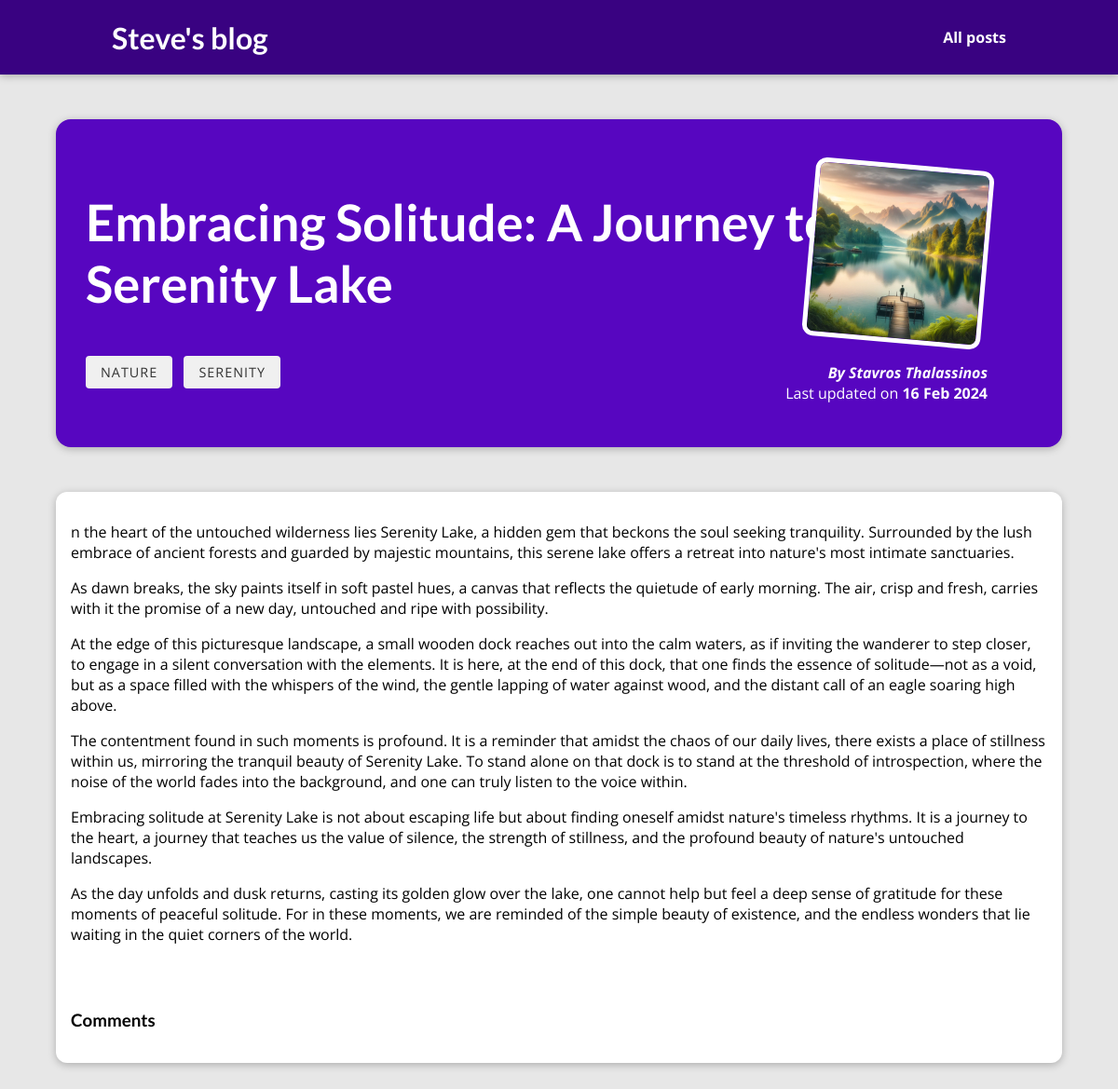
Screenshot of /post/embracing-solitude-a-journey-to-serenity-lake/ with the database file from the repository.
### blog/models.py (models this page shows, shortened)
class Post(models.Model):
    title = models.CharField(max_length=200)
    excerpt = models.CharField(max_length=200)
    image_name = models.CharField(max_length=100, null=True, blank=True)
    date = models.DateField(default=None, null=True, blank=True)
    slug = models.SlugField(unique=True, db_index=True)
    content = models.TextField(validators=[MinLengthValidator(10)])
    tag = models.ManyToManyField('Tag', related_name="posts")
    author = models.ForeignKey('Author', on_delete=models.SET_NULL, null=True, related_name="posts")
    last_updated = models.DateTimeField(auto_now=True)
    image = models.ImageField(upload_to="images/", null=True, blank=True)
    comments_list = models.ManyToManyField('Comment', related_name='posts')

class Tag(models.Model):
    caption = models.CharField(max_length=20)

class Author(models.Model):
    first_name = models.CharField(max_length=100)
    last_name = models.CharField(max_length=100)
    email = models.EmailField()
    def __str__(self):
        return f"{self.first_name} {self.last_name}"

### blog/views.py (the view)
# urls.py: path('post/<slug:slug>/', views.PostDetailView.as_view(), name="post_detail"),
class PostDetailView(DetailView):
    model = Post
    template_name = "blog/post-detail-page.html"
    context_object_name = "post"
    def get_context_data(self, **kwargs):
        context = super().get_context_data(**kwargs)
        context["tags"] = self.object.tag.all()
        context["comments_list"] = self.object.comments_list.all()
        return context

### blog/templates/blog/post-detail-page.html (shortened to what this page needs)
{% extends "base.html" %}
{% load static %}
{% block stylesheets %}
<link rel="stylesheet" href="{% static "blog/post-detail.css" %}" />
{% endblock%}
{% block content%}
<section id="summary">
    <h2>{{ post.title }}</h2>
    {% for tag in tags %}
        <span id="tag">{{ tag.caption|title}}</span>
    {% endfor %}
    <article>
        {% if post.image_name %}
            <img src="{% static "blog/images/"|add:post.image_name %}" alt={{post.slug}} />
        {% endif %}
        <address>By {{ post.author }} </address>
        <div>
            Last updated on <time>{{post.last_updated|date:'d M Y'}}</time>
        </div>
    </article>
</section>
<main>
    <p>{{ post.content|linebreaks}}</p>
    <section id="comments">
        <h3>Comments</h3>
</main>
{% endblock %}

### static/app.css (style rules this page uses)
* { box-sizing: border-box; }
html { font-family: 'Open Sans', 'Lato', sans-serif; }
body { margin: 0; }
h1, h2, h3 { font-family: 'Lato', sans-serif; font-weight: bold; }

### blog/static/blog/post-detail.css (style rules this page uses)
body { background-color: #e7e7e7; }
#summary { margin: 8rem auto 3rem auto; padding: 2rem; width: 90%; max-width: 90rem; border-radius: 16px; background-color: #5706c0; position: relative; box-shadow: 0 2px 8px rgba(0, 0, 0, 0.25); height: 22rem; }
#summary h2 { color: white; font-size: 3.4rem; }
#summary article { position: absolute; top: 2rem; right: 3rem; padding: 1rem 2rem; border-radius: 12px; text-align: right; color: white; }
#summary article img { width: 12rem; height: 12rem; border-radius: 12px; transform: rotateZ(5deg); border: 5px solid white; margin-bottom: 1rem; }
#summary address { font-weight: bold; }
#summary time { font-weight: bold; }
main { width: 90%; max-width: 90rem; margin: 3rem auto; background-color: white; padding: 1rem; border-radius: 12px; box-shadow: 0 2px 8px rgba(0, 0, 0, 0.25); }
#tag { display: inline-block; background-color: #f0f0f0; color: #333; padding: 0.5rem 1rem; border-radius: 4px; margin-right: 0.5rem; margin-bottom: 0.5rem; font-size: 0.9rem; text-transform: uppercase; letter-spacing: 1px; }
#comments { margin-top: 4.4rem; }

### rows the page displays
Post: title "Embracing Solitude: A Journey to Serenity Lake", image_name (picture), author "Stavros Thalassinos", last_updated "16 Feb 2024", content "n the heart of the untouched wilderness lies Serenity Lake, a hidden gem that beckons the soul seeking tranquility. Surrounded by the lush embrace of ancient forests and guarded by majestic mountains, this serene lake offers a retreat into nature's most intimate sanctuaries. As dawn breaks, the sky paints itself in soft pastel hues, a canvas that reflects the quietude of early morning. The air, crisp and fresh, carries with it the promise of a new day, untouched and ripe with possibility. At the edge of this picturesque landscape, a small wooden dock reaches out into the calm waters, as if inviting the wanderer to step closer, to engage in a silent conversation with the elements. It is…"
Tag: caption "NATURE"
Tag: caption "SERENITY"
